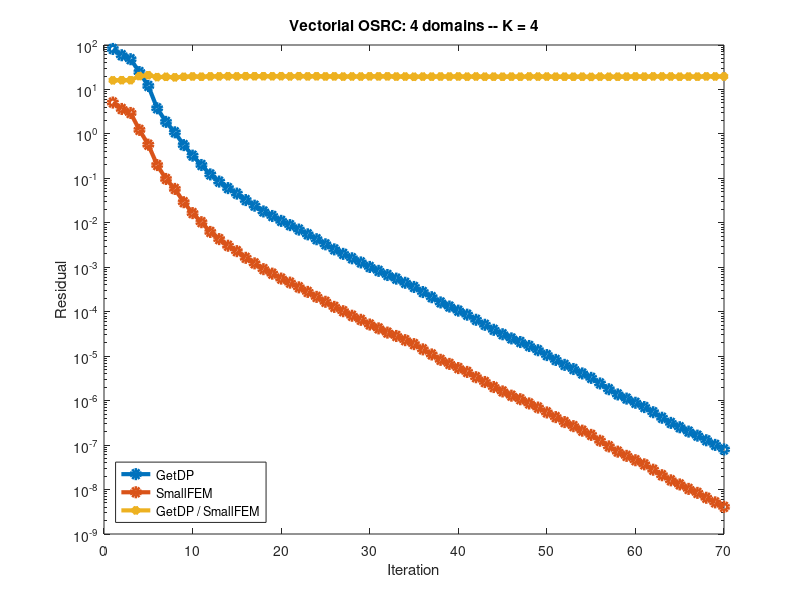

The MATLAB source for this figure:
%%%%%%%%%%%%%%%%%%%%%%%%%%%%%%%
%% GetDP vs SmallFEM         %%
%% Vectorial OSRC: 4 domains %%
%% K = 4                     %%
%%%%%%%%%%%%%%%%%%%%%%%%%%%%%%%

clear all;
close all;

getdp = ...
    [
        8.138754516832e+01
        5.887044090430e+01
        4.791296689531e+01
        2.459963311940e+01
        1.198052677440e+01
        3.776162747599e+00
        1.864533032196e+00
        1.086218516027e+00
        5.598358832066e-01
        3.244193201215e-01
        1.998088755141e-01
        1.228091075496e-01
        8.474216066418e-02
        6.039393306242e-02
        4.541649169403e-02
        3.249108430214e-02
        2.430691031577e-02
        1.803315141705e-02
        1.423693718875e-02
        1.106219910678e-02
        8.884199576072e-03
        7.040964442344e-03
        5.504026460054e-03
        4.275603468693e-03
        3.284967940926e-03
        2.530448900307e-03
        2.001732826595e-03
        1.593068379022e-03
        1.284975021930e-03
        1.016645575366e-03
        8.306818537730e-04
        6.696670306436e-04
        5.551511017766e-04
        4.479230285567e-04
        3.606032024866e-04
        2.771492421065e-04
        2.122592997916e-04
        1.619083389702e-04
        1.308094550174e-04
        1.057901053337e-04
        8.580930154799e-05
        6.587540660542e-05
        5.084771657076e-05
        3.919851208053e-05
        3.112280442618e-05
        2.512334541753e-05
        2.082411235380e-05
        1.694931374126e-05
        1.361459631982e-05
        1.058714379070e-05
        8.242451185180e-06
        6.376401089565e-06
        5.142812490606e-06
        4.089109599020e-06
        3.252417536941e-06
        2.436526712666e-06
        1.804475880384e-06
        1.378278030190e-06
        1.111409801822e-06
        8.953328000533e-07
        7.170404460164e-07
        5.492222117647e-07
        4.120979195145e-07
        3.157764403071e-07
        2.520464832730e-07
        2.013939593344e-07
        1.631450582194e-07
        1.284685436765e-07
        1.010066242603e-07
        7.988300446349e-08
    ];

smallfem = ...
    [
        5.076329222402e+00
        3.638059446588e+00
        2.957553586046e+00
        1.231438296118e+00
        5.722846226827e-01
        1.992946172072e-01
        9.690973234967e-02
        5.792262027232e-02
        2.910517128084e-02
        1.654170630011e-02
        1.034040684939e-02
        6.231715260230e-03
        4.300443596051e-03
        3.050016508422e-03
        2.305540057438e-03
        1.632310692582e-03
        1.224561279754e-03
        9.072641168065e-04
        7.186568389793e-04
        5.566819250012e-04
        4.515207875154e-04
        3.538722024349e-04
        2.794296648900e-04
        2.156237250192e-04
        1.673387596714e-04
        1.284466782911e-04
        1.027949977249e-04
        8.123445610242e-05
        6.577687321221e-05
        5.152541463912e-05
        4.220166268736e-05
        3.394249584219e-05
        2.846836254261e-05
        2.294667207346e-05
        1.868002980536e-05
        1.424028812391e-05
        1.093629280207e-05
        8.282826193938e-06
        6.704605386457e-06
        5.399494128110e-06
        4.424382061100e-06
        3.364820136816e-06
        2.625075651171e-06
        2.022874089668e-06
        1.611792248198e-06
        1.294006286865e-06
        1.075398838600e-06
        8.649014929902e-07
        6.987875722761e-07
        5.428225655695e-07
        4.260520137987e-07
        3.295557843887e-07
        2.665499104431e-07
        2.111511788595e-07
        1.696157105248e-07
        1.253564697681e-07
        9.343296027802e-08
        7.124382203461e-08
        5.724001084126e-08
        4.566823741075e-08
        3.691441245145e-08
        2.793611427037e-08
        2.101302071346e-08
        1.613261375386e-08
        1.302389313270e-08
        1.034273714995e-08
        8.413986277464e-09
        6.532900608151e-09
        5.151004516077e-09
        4.075518011477e-09
    ];

it = [1:size(smallfem, 1)];

semilogy(it, ...
         getdp,             '-o', 'linewidth', 3, ...
         smallfem,          '-o', 'linewidth', 3, ...
         getdp ./ smallfem, '-*', 'linewidth', 3);
legend({'GetDP', 'SmallFEM', 'GetDP / SmallFEM'}, 'location', 'SouthWest');
title('Vectorial OSRC: 4 domains -- K = 4');
xlabel('Iteration');
ylabel('Residual');

print('vosrc4.png');
